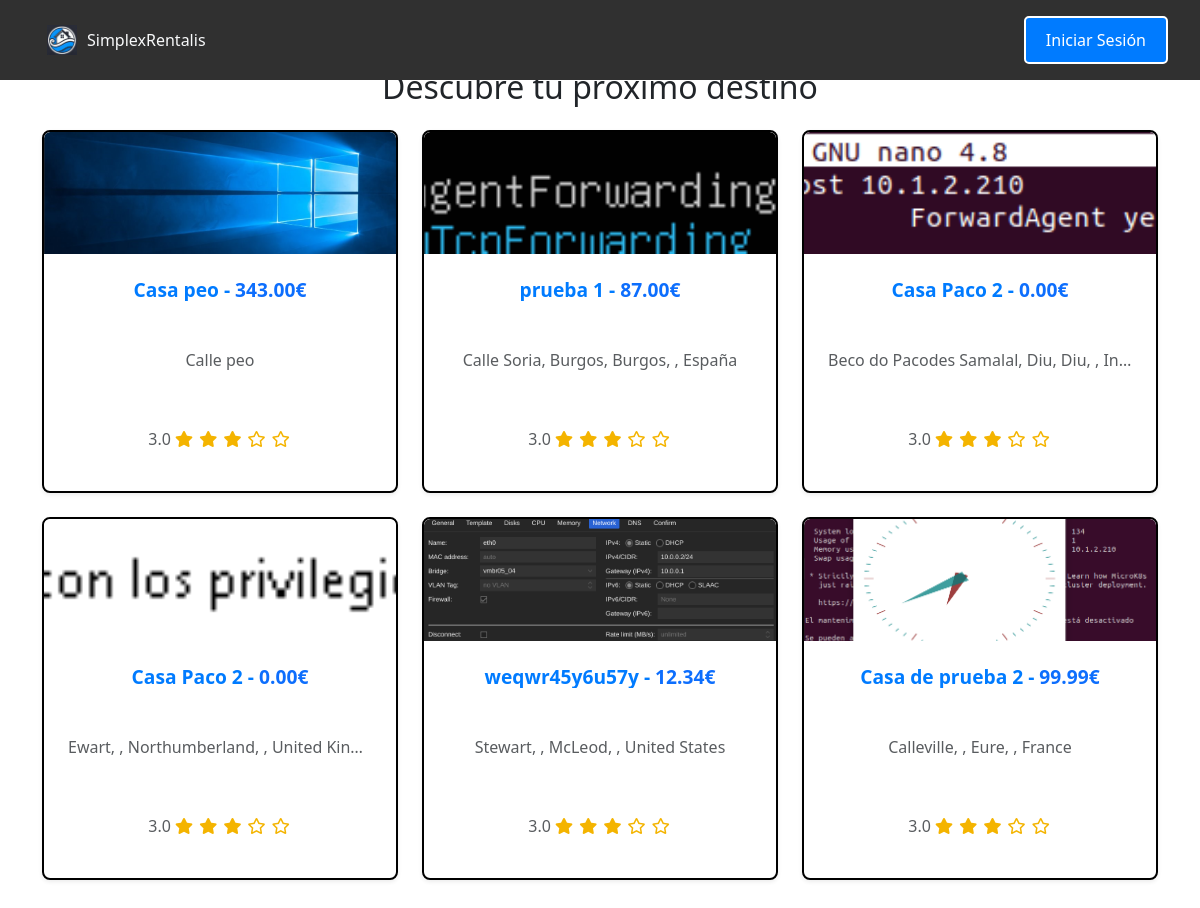
The app's page /propiedades/, older data.
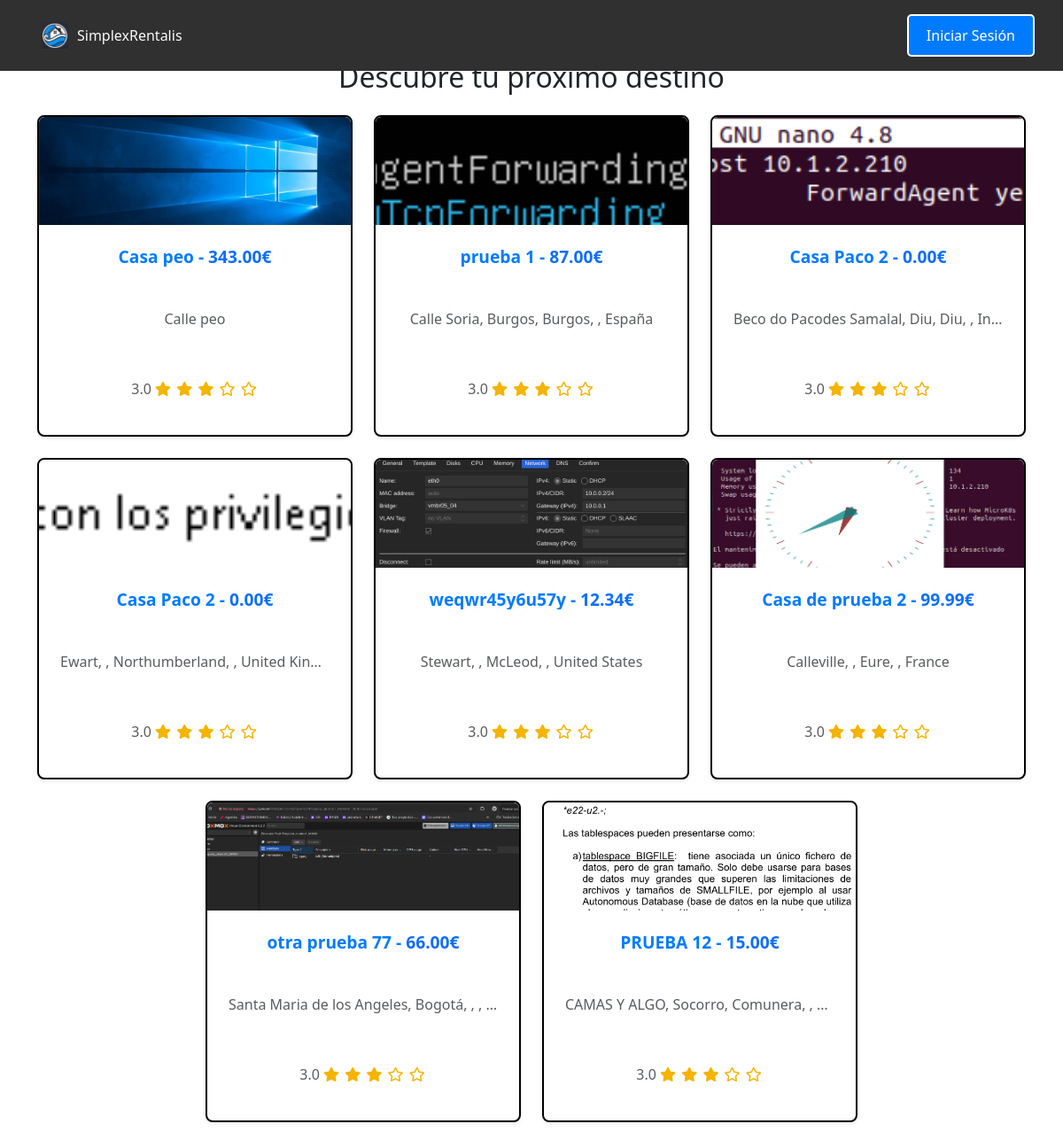
The same page, newer data.
### SimplexRentalisAPP/models.py (models this page shows, shortened)
class Propiedades(models.Model):
    id = models.AutoField(primary_key=True)
    nombre = models.CharField(max_length=100, blank=False, null=False)
    descripcion = models.TextField(max_length=3000, blank=True, null=True)
    direccion = models.CharField(max_length=300, blank=False, null=False)
    precio_noche = MoneyField(max_digits=10, decimal_places=2, blank=False, null=False, default_currency='EUR')
    propietario = models.ForeignKey('User', on_delete=models.CASCADE, related_name='propiedades', blank=False, null=False)
    calificacion = models.DecimalField(
        default=3.0,
        blank=False,
        null=False,
        max_digits=3,
        validators=[MinValueValidator(1), MaxValueValidator(5)],
        decimal_places=1
    )
    permite_mascotas = models.BooleanField(default=False)
    en_mantenimiento = models.BooleanField(default=False)
    capacidad_maxima = models.IntegerField(default=1, blank=False, null=False)
    cantidad_banos = models.IntegerField(default=1, blank=False, null=False)
    cantidad_dormitorios = models.IntegerField(default=1, blank=False, null=False)
    galeria = models.ForeignKey('Galeria', on_delete=models.CASCADE, related_name='propiedades_galeria', blank=True, null=True)
    class Meta:
        constraints = [
            models.UniqueConstraint(fields=['direccion', 'propietario'], name='unique_direccion_propietario')
        ]

### SimplexRentalisAPP/views.py (the view)
# urls.py: path('propiedades/', views.propiedades, name='propiedades'),
def propiedades(request):
    propiedades = Propiedades.objects.prefetch_related('gallery_images').filter(en_mantenimiento=False)
    for propiedad in propiedades:
        portada = propiedad.gallery_images.filter(portada=True).order_by('id').first()
        if not portada:
            portada = propiedad.gallery_images.order_by('id').first()
        propiedad.portada = portada.imagen.url if portada else "/static/images/default_property.jpg"
    return render(request, 'SimplexRentalisAPP/propiedades_list.html', {'propiedades': propiedades})

### SimplexRentalisAPP/templates/SimplexRentalisAPP/propiedades_list.html (shortened to what this page needs)
{% extends 'base.html' %}
{% load static %}
{% block content %}
<div class="container mt-5">
    <div class="position-relative mb-4">
        <h2 class="text-center m-0">Descubre tu próximo destino</h2>
    </div>
    <div class="row justify-content-center">
        {% if propiedades %}
            {% for propiedad in propiedades %}
            <div class="col-12 col-md-6 col-lg-4 mb-4 d-flex align-items-stretch">
                <div class="propiedad-card-wrapper position-relative">
                    <a href="{% url 'propiedad_detallada' propiedad.pk %}" class="text-decoration-none">
                        <div class="card propiedad-card shadow-sm rounded-3 overflow-hidden" style="height: 100%; display: flex; flex-direction: column;">
                            <div class="card-image" style="height: 200px; overflow: hidden;">
                                {% if propiedad.portada %}
                                    <img src="{{ propiedad.portada }}" class="img-fluid rounded-top" alt="Imagen de {{ propiedad.nombre }}" style="width: 100%; height: 100%; object-fit: cover;">
                                {% else %}
                                    <div class="no-imagen d-flex justify-content-center align-items-center bg-light" style="height: 100%;">
                                        <p class="text-muted">No hay imagen disponible.</p>
                                    </div>
                                {% endif %}
                            </div>
                            <div class="card-body p-4" style="flex-grow: 1;">
                                <h5 class="card-title text-truncate">{{ propiedad.nombre }} - <span class="text-primary">{{ propiedad.precio_noche }}€</span></h5>
                                <p class="card-text text-muted text-truncate">{{ propiedad.direccion }}</p>
                                <p class="text-muted">{{ propiedad.calificacion|default:"-" }}
                                    <span class="stars">
                                        {% for i in "12345" %}
                                            {% if forloop.counter <= propiedad.calificacion %}
                                                <i class="fas fa-star"></i>
                                            {% else %}
                                                <i class="far fa-star"></i>
                                            {% endif %}
                                        {% endfor %}
                                    </span>
                                </p>
                            </div>
                        </div>
                    </a>
                </div>
            </div>
            {% endfor %}
        {% else %}
            <p class="text-center text-muted">No tienes propiedades registradas.</p>
        {% endif %}
    </div>
</div>
{% endblock %}

Row changes from the older to the newer data that the page shows:
added Propiedades: shows a picture, nombre "otra prueba 77", precio_noche "66.00", direccion "Santa Maria de los Angeles, Bogotá, , ,…", calificacion "3.0"
added Propiedades: shows a picture, nombre "PRUEBA 12", precio_noche "15.00", direccion "CAMAS Y ALGO, Socorro, Comunera, ,…", calificacion "3.0"
